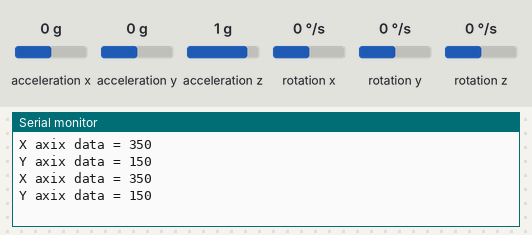
Simulated run of this sketch. Board: Arduino Uno, built with avr-gcc and run on an emulated ATmega328P. On the bench: the last lines printed to the serial monitor. Inputs (shaded band) come from the test bench; at power-on: acceleration x 0 g, acceleration y 0 g, acceleration z 1 g, rotation x 0 °/s, rotation y 0 °/s, rotation z 0 °/s. No radio packets arrive unless stated.

Above: at 1.2 s.
1.3 s: acceleration x set to -1.4 g
At 2.6 s:
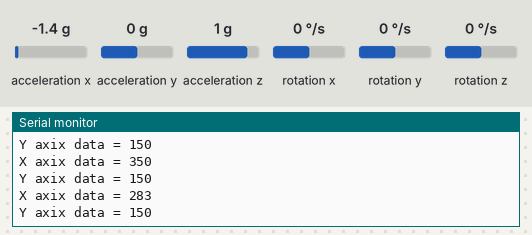
2.8 s: acceleration y set to -1.4 g
At 3.8 s:
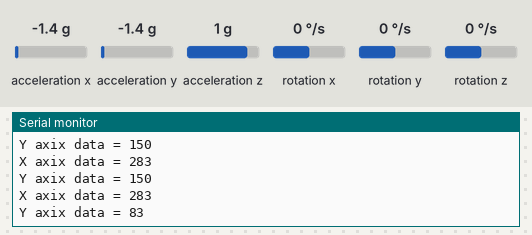
4.3 s: acceleration x set to -0.8 g
At 5.9 s:
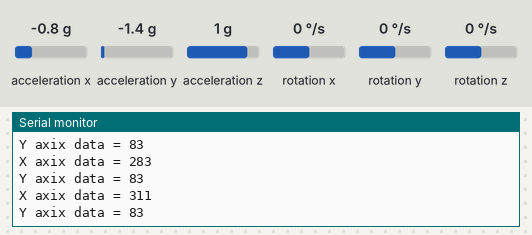
Timing chart, 0 to 7.4 s (numbered marks = the images above; inputs shaded):
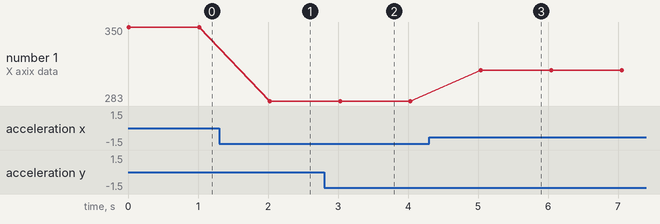

The sketch:

gesture_transmitter.ino
```cpp
//Arduino Code for gesture controlled robot


#include <SPI.h>        //SPI library for communicate with the nRF24L01+

#include "RF24.h"       //The main library of the nRF24L01+

#include "Wire.h"       //For communicate

#include "I2Cdev.h"     //For communicate with MPU6050

#include "MPU6050.h"    //The main library of the MPU6050


//Define the object to access and cotrol the Gyro and Accelerometer (We don't use the Gyro data)

MPU6050 mpu;

int16_t ax, ay, az;

int16_t gx, gy, gz;


//Define packet for the direction (X axis and Y axis)

int data[2];


//Define object from RF24 library - 8 and 9 are a digital pin numbers to which signals CE and CSN are connected.

RF24 radio(8,9);


//Create a pipe addresses for the communicate

const uint64_t pipe = 0xE8E8F0F0E1LL;


void setup(void){

  Serial.begin(9600);

  Wire.begin();

  mpu.initialize();              //Initialize the MPU object

  radio.begin();                 //Start the nRF24 communicate

  radio.openWritingPipe(pipe);   //Sets the address of the receiver to which the program will send data.

}


void loop(void){


  //With this function, the acceleration and gyro values of the axes are taken.

  //If you want to control the car axis differently, you can change the axis name in the map command.

  mpu.getMotion6(&ax, &ay, &az, &gx, &gy, &gz);


  //In two-way control, the X axis (data [0]) of the MPU6050 allows the robot to move forward and backward.

  //Y axis (data [1]) allows the robot to right and left turn.

  data[0] = map(ax, -17000, 17000, 300, 400 ); //Send X axis data

  data[1] = map(ay, -17000, 17000, 100, 200);  //Send Y axis data

  radio.write(data, sizeof(data));

  Serial.print("X axix data = ");

  Serial.println(data[0]);

  Serial.print("Y axix data = ");

  Serial.println(data[1]);

  delay(1000);

}
```

Measured:
- after the input at 1.3 s, the serial monitor: prints a new line after 0.72 s (image 1)
- after the input at 2.8 s, the serial monitor: prints a new line after 0.25 s (image 2)
- after the input at 4.3 s, the serial monitor: prints a new line after 0.74 s (image 3)
- plotted number 1: 350 → 283 after the input at 1.3 s, 283 → 311 after the input at 4.3 s
